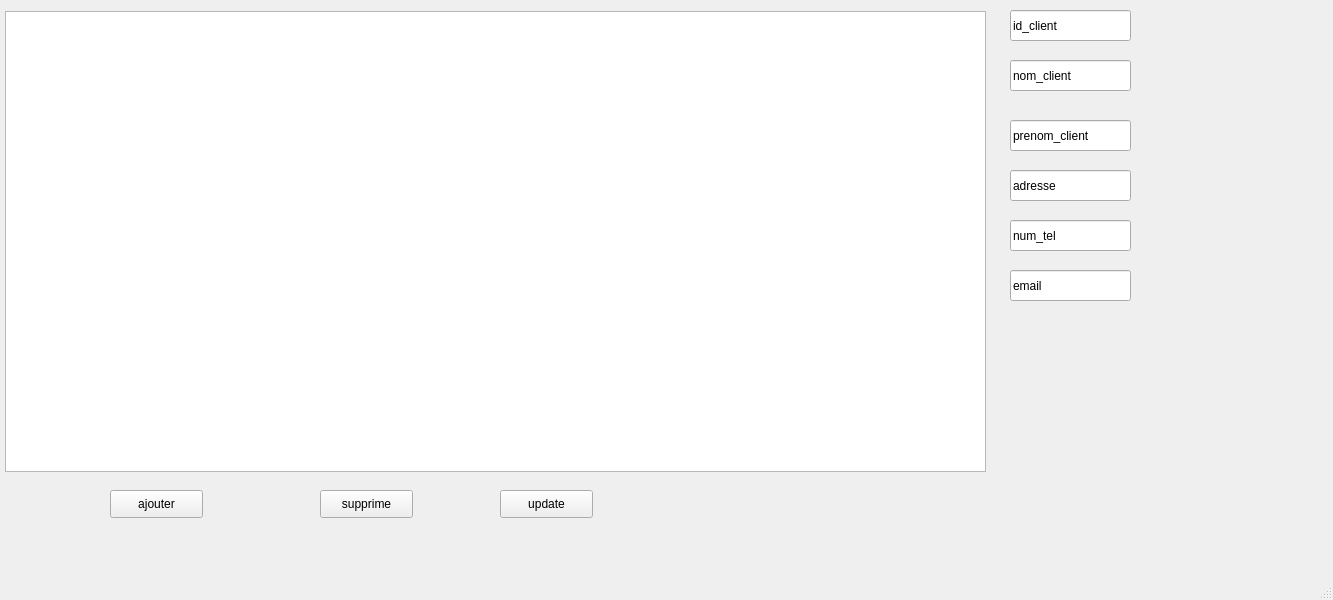
<?xml version="1.0" encoding="UTF-8"?>
<ui version="4.0">
 <class>MainWindow</class>
 <widget class="QMainWindow" name="MainWindow">
  <property name="geometry">
   <rect>
    <x>0</x>
    <y>0</y>
    <width>1333</width>
    <height>600</height>
   </rect>
  </property>
  <property name="windowTitle">
   <string>MainWindow</string>
  </property>
  <widget class="QWidget" name="centralwidget">
   <widget class="QPushButton" name="pushButton_ajouter">
    <property name="geometry">
     <rect>
      <x>110</x>
      <y>490</y>
      <width>93</width>
      <height>28</height>
     </rect>
    </property>
    <property name="text">
     <string>ajouter</string>
    </property>
   </widget>
   <widget class="QPushButton" name="pushButton_supprimer">
    <property name="geometry">
     <rect>
      <x>320</x>
      <y>490</y>
      <width>93</width>
      <height>28</height>
     </rect>
    </property>
    <property name="text">
     <string>supprime</string>
    </property>
   </widget>
   <widget class="QPushButton" name="pushButton_update">
    <property name="geometry">
     <rect>
      <x>500</x>
      <y>490</y>
      <width>93</width>
      <height>28</height>
     </rect>
    </property>
    <property name="text">
     <string>update</string>
    </property>
   </widget>
   <widget class="QLineEdit" name="lineEdit_ID_client">
    <property name="geometry">
     <rect>
      <x>1010</x>
      <y>10</y>
      <width>121</width>
      <height>31</height>
     </rect>
    </property>
    <property name="text">
     <string>id_client</string>
    </property>
   </widget>
   <widget class="QLineEdit" name="lineEdit_nom_client">
    <property name="geometry">
     <rect>
      <x>1010</x>
      <y>60</y>
      <width>121</width>
      <height>31</height>
     </rect>
    </property>
    <property name="text">
     <string>nom_client</string>
    </property>
   </widget>
   <widget class="QLineEdit" name="lineEdit_prenom_client">
    <property name="geometry">
     <rect>
      <x>1010</x>
      <y>120</y>
      <width>121</width>
      <height>31</height>
     </rect>
    </property>
    <property name="text">
     <string>prenom_client</string>
    </property>
   </widget>
   <widget class="QLineEdit" name="lineEdit_adresse">
    <property name="geometry">
     <rect>
      <x>1010</x>
      <y>170</y>
      <width>121</width>
      <height>31</height>
     </rect>
    </property>
    <property name="text">
     <string>adresse</string>
    </property>
   </widget>
   <widget class="QLineEdit" name="lineEdit_num_tel">
    <property name="geometry">
     <rect>
      <x>1010</x>
      <y>220</y>
      <width>121</width>
      <height>31</height>
     </rect>
    </property>
    <property name="text">
     <string>num_tel</string>
    </property>
   </widget>
   <widget class="QLineEdit" name="lineEdit_email">
    <property name="geometry">
     <rect>
      <x>1010</x>
      <y>270</y>
      <width>121</width>
      <height>31</height>
     </rect>
    </property>
    <property name="text">
     <string>email</string>
    </property>
   </widget>
   <widget class="QTableView" name="tableView">
    <property name="geometry">
     <rect>
      <x>5</x>
      <y>11</y>
      <width>981</width>
      <height>461</height>
     </rect>
    </property>
   </widget>
  </widget>
  <widget class="QMenuBar" name="menubar">
   <property name="geometry">
    <rect>
     <x>0</x>
     <y>0</y>
     <width>1333</width>
     <height>26</height>
    </rect>
   </property>
  </widget>
  <widget class="QStatusBar" name="statusbar"/>
 </widget>
 <resources/>
 <connections/>
</ui>
